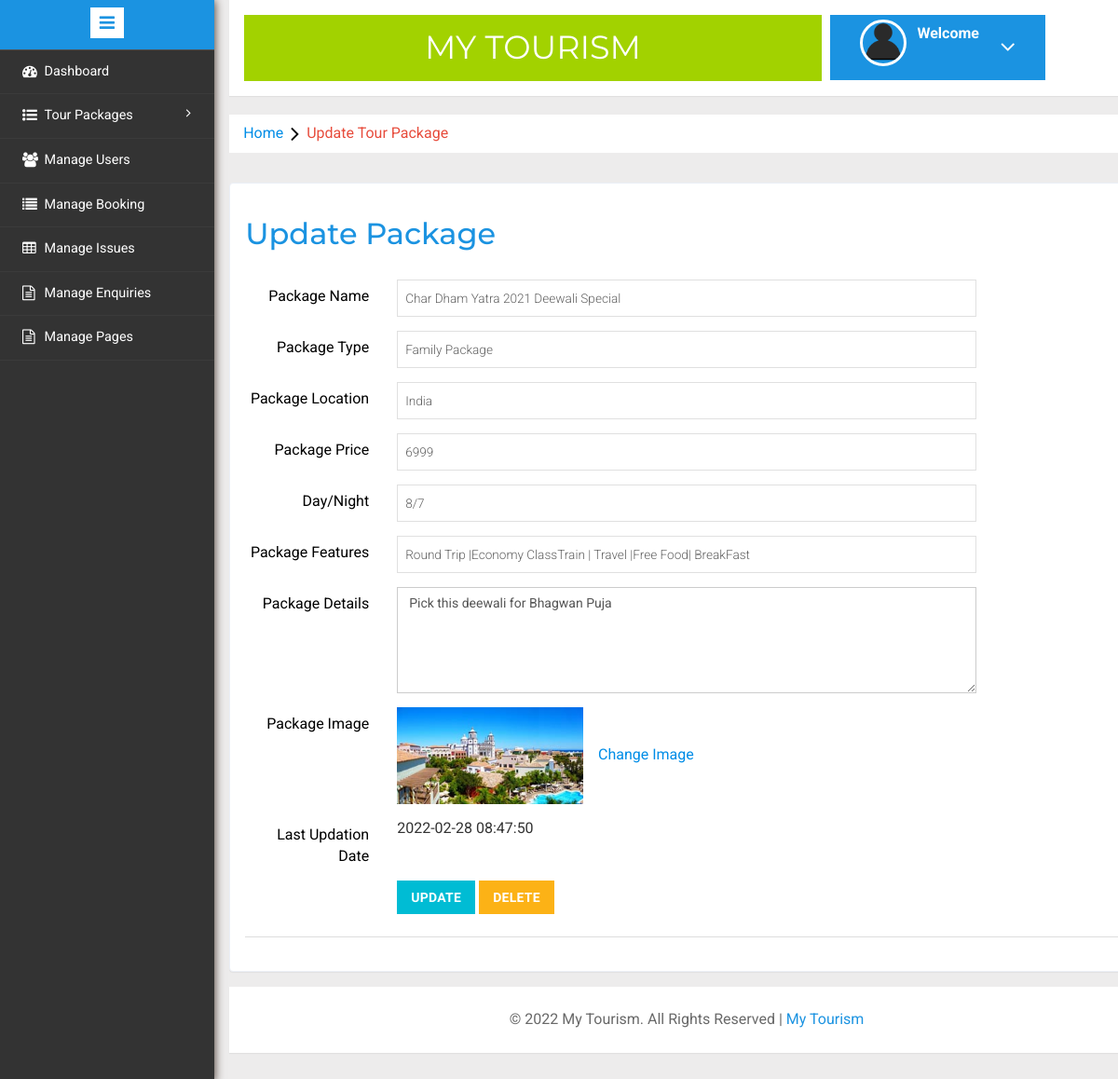
Screenshot of /admin/update-package.php?pid=1 with the database file from the repository.
### tables this page shows
CREATE TABLE `tbltourpackages` (
  `PackageId` int(11) NOT NULL,
  `PackageName` varchar(222) NOT NULL,
  `PackageType` varchar(134) NOT NULL,
  `PackageLocation` varchar(111) NOT NULL,
  `PackagePrice` int(11) NOT NULL,
  `Day/Night` varchar(100) NOT NULL,
  `PackageFetures` varchar(233) NOT NULL,
  `PackageDetails` mediumtext NOT NULL,
  `PackageImage` varchar(100) NOT NULL,
  `Creationdate` timestamp NOT NULL DEFAULT current_timestamp(),
  `UpdationDate` timestamp NULL DEFAULT NULL ON UPDATE current_timestamp()
);

### admin/update-package.php (the view, shortened to what this page needs)
<?php
include('includes/connection.php');
?>
<!DOCTYPE HTML>
<html>
<head>
<link href="css/bootstrap.min.css" rel='stylesheet' type='text/css' />
<link href="css/style.css" rel='stylesheet' type='text/css' />
<link rel="stylesheet" href="css/morris.css" type="text/css"/>
<link href="css/font-awesome.css" rel="stylesheet">
<link rel="stylesheet" href="css/icon-font.min.css" type='text/css' />
</head>
<body>
   <div class="page-container">
<div class="left-content">
	   <div class="mother-grid-inner">
<?php include('includes/header.php');?>
				</div>
	<ol class="breadcrumb">
                <li class="breadcrumb-item"><a href="dashboard.php">Home</a><i class="fa fa-angle-right"></i>Update Tour Package </li>
            </ol>
 	<div class="grid-form">
  <div class="grid-form1">
  	       <h3>Update Package</h3>
  	         <div class="tab-content">
						<div class="tab-pane active" id="horizontal-form">
<?php
$pid=$_GET['pid'];
$sql = "SELECT * from `tbltourpackages` where `PackageId`='$pid'";
$result = mysqli_query($conn,$sql);
while($row = mysqli_fetch_assoc($result))
{	?>
							<form class="form-horizontal" name="package" method="post" enctype="multipart/form-data">
								<div class="form-group">
									<label for="focusedinput" class="col-sm-2 control-label">Package Name</label>
									<div class="col-sm-8">
										<input type="text" class="form-control1" name="packagename" id="packagename" placeholder="Create Package" value="<?php echo $row["PackageName"];?>" required>
									</div>
								</div>
<div class="form-group">
									<label for="focusedinput" class="col-sm-2 control-label">Package Type</label>
									<div class="col-sm-8">
										<input type="text" class="form-control1" name="packagetype" id="packagetype" placeholder=" Package Type eg- Family Package / Couple Package" value="<?php echo $row["PackageType"];?>" required>
									</div>
								</div>
<div class="form-group">
									<label for="focusedinput" class="col-sm-2 control-label">Package Location</label>
									<div class="col-sm-8">
										<input type="text" class="form-control1" name="packagelocation" id="packagelocation" placeholder=" Package Location" value="<?php echo  $row["PackageLocation"];?>" required>
									</div>
								</div>
<div class="form-group">
									<label for="focusedinput" class="col-sm-2 control-label">Package Price</label>
									<div class="col-sm-8">
										<input type="text" class="form-control1" name="packageprice" id="packageprice" placeholder=" Package Price" value="<?php echo  $row["PackagePrice"];?>" required>
									</div>
								</div>
                                <div class="form-group">
									<label for="focusedinput" class="col-sm-2 control-label">Day/Night</label>
									<div class="col-sm-8">
										<input type="text" class="form-control1" name="fromDate" id="fromDate"  placeholder=""  value="<?php echo $row["Day/Night"];?>" required>
									</div>
								</div>
                                <div class="form-group">
									<label for="focusedinput" class="col-sm-2 control-label">Package Features</label>
									<div class="col-sm-8">
										<input type="text" class="form-control1" name="packagefeatures" id="packagefeatures" placeholder="Package Features Eg-free Pickup-drop facility" value="<?php echo $row["PackageFetures"];?>" required>
									</div>
								</div>
<div class="form-group">
									<label for="focusedinput" class="col-sm-2 control-label">Package Details</label>
									<div class="col-sm-8">
										<textarea class="form-control" rows="5" cols="50" name="packagedetails" id="packagedetails" placeholder="Package Details" required><?php echo $row["PackageDetails"];?></textarea>
									</div>
								</div>
<div class="form-group">
<label for="focusedinput" class="col-sm-2 control-label">Package Image</label>
<div class="col-sm-8">
<img src="pacakgeimages/<?php echo $row["PackageImage"];?>" width="200" alt="click">
&nbsp;&nbsp;&nbsp;<a href="change-image.php?imgid=<?php echo $row["PackageId"];?>">Change Image</a>
</div>
</div>
<div class="form-group">
									<label for="focusedinput" class="col-sm-2 control-label">Last Updation Date</label>
									<div class="col-sm-8">
<?php  echo $row["UpdationDate"];;?>
									</div>
								</div>
								<?php } ?>
								<div class="row">
			<div class="col-sm-8 col-sm-offset-2" id="ubtn">
				<button type="submit" name="submit" class="btn-primary btn">Update</button>
				<button type="delete"  name="delete" class="btn btn-danger" onclick="return confirm('Do you want to Delete Package?')" >Delete</button>
			</div>
		</div>
					</div>
      <div class="panel-footer">
	 </div>
  </div>
 	</div>
<?php include('includes/footer.php');?>
</div>
</div>
					<?php include('includes/sidebarmenu.php');?>
							</div>
</body>
</html>

### rows the page displays
tbltourpackages: packagename "Char Dham Yatra 2021 Deewali Special", packagetype "Family Package", packagelocation "India", packageprice "6999", fromDate "8/7", packagefeatures "Round Trip |Economy ClassTrain | Travel |Free Food| BreakFast", packagedetails "Pick this deewali for Bhagwan Puja", PackageImage (picture), UpdationDate "2022-02-28 08:47:50"
